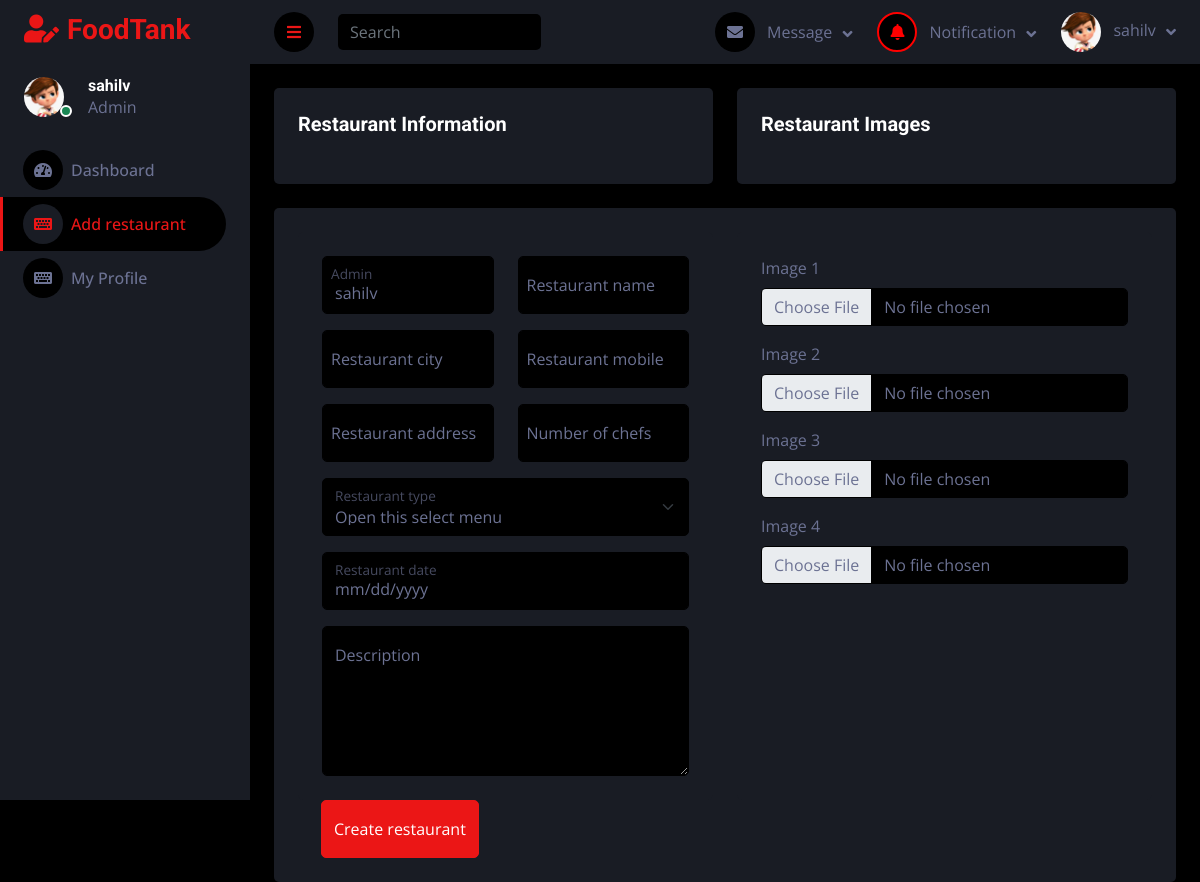
The app's page /foodprovider/addRestaurant/ (signed in) with its own data.
### user/models.py (models this page shows)
class User(AbstractUser):
    mobile = models.CharField(max_length=255, unique=False)
    user_type = models.CharField(max_length=255, choices=USER_TYPE)
    profile = models.ImageField(upload_to="profilePicture/", blank=True, null=True)

### restaurant/views.py (the view, shortened to what this page needs)
# urls.py: path("addRestaurant/", views.addRestaurant, name="addRestaurant"),
def addRestaurant(request):
    if not request.user.is_authenticated or not request.user.user_type == "Foodprovider":
        return redirect("/foodprovider/adminSignin/")
    return render(request, 'restaurant_admin/addRestaurant.html')

### restaurant/context_processors.py (called while the page is built)
def navbar_context(request):
    try:
        restaurant = Restaurant.objects.get(user=request.user)
        notification = Notification.objects.filter(restaurant=restaurant)
        return {'navbar_data': notification}
    except:
        return {'navbar_data': 1}

### templates/restaurant_admin/addRestaurant.html (shortened to what this page needs)
{% extends '../base2.html' %}
{% block content %}
<div class="container-fluid position-relative d-flex p-0">
    {% include './sidebar.html' %}
    <div class="content">
        {% include './navbar.html' %}
        <div class="container-fluid pt-4 px-4">
            <div class="row g-4">
                <div class="col-sm-12 col-xl-6">
                    <div class="bg-secondary rounded p-4">
                        <h5 class="mb-4">Restaurant Information</h5>
                    </div>
                </div>
                <div class="col-sm-12 col-xl-6">
                    <div class="bg-secondary rounded p-4">
                        <h5 class="mb-4">Restaurant Images</h5>
                    </div>
                </div>
            </div>
        </div>
        <div class="container-fluid pt-4 px-4">
            <div class="row bg-secondary rounded align-items-center justify-content-center mx-0">
                <div class="container-fluid pt-4 px-4">
                    <form method="POST" enctype="multipart/form-data">
                        <div class="row g-4">
                            <div class="col-sm-12 col-xl-6">
                                <div class="bg-secondary rounded h-100 p-4">
                                    <div class="row">
                                        <div class="form-floating mb-3 col-xl-6">
                                            <input type="text" class="form-control" name="uname" id="username"
                                                value="{{request.user}}" placeholder="admin" required>
                                            <label for="username" class="mx-2">Admin</label>
                                        </div>
                                        <div class="form-floating mb-3 col-xl-6">
                                            <input type="text" class="form-control" name="rname" id="rname"
                                                placeholder="Restaurant name" required>
                                            <label for="rname" class="mx-2">Restaurant name</label>
                                        </div>
                                    </div>
                                    <div class="row">
                                        <div class="form-floating mb-3 col-xl-6">
                                            <input type="text" class="form-control" name="rcity" id="rcity"
                                                placeholder="Restaurant city" required>
                                            <label for="city" class="mx-2">Restaurant city</label>
                                        </div>
                                        <div class="form-floating mb-3 col-xl-6">
                                            <input type="number" class="form-control" name="rmobile" id="rmobile"
                                                placeholder="Restaurant name" required>
                                            <label for="rmobile" class="mx-2">Restaurant mobile</label>
                                        </div>
                                    </div>
                                    <div class="row">
                                        <div class="form-floating mb-3 col-xl-6">
                                            <input type="text" class="form-control" name="raddress" id="raddress"
                                                placeholder="Restaurant address" required>
                                            <label for="address" class="mx-2">Restaurant address</label>
                                        </div>
                                        <div class="form-floating mb-3 col-xl-6">
                                            <input type="number" class="form-control" name="nchefs" id="nchefs"
                                                placeholder="Restaurant name" required>
                                            <label for="nchefs" class="mx-2">Number of chefs</label>
                                        </div>
                                    </div>
                                    <div class="form-floating mb-3">
                                        <select class="form-select" id="rtype" name="rtype"
                                            aria-label="Floating label select example" required>
                                            <option selected>Open this select menu</option>
                                        </select>
                                        <label for="rtype">Restaurant type</label>
                                    </div>
                                    <div class="form-floating mb-3">
                                        <input type="date" class="form-control" name="rdate" id="rdate"
                                            placeholder="Restaurant date" required>
                                        <label for="rdate">Restaurant date</label>
                                    </div>
                                    <div class="form-floating">
                                        <textarea class="form-control" placeholder="Leave a comment here" name="desc"
                                            id="desc" style="height: 150px;" required></textarea>
                                        <label for="desc">Description</label>
                                    </div>
                                </div>
                            </div>
                            <div class="col-sm-12 col-xl-6">
                                <div class="bg-secondary rounded h-100 p-4">
                                    <div class="mb-3">
                                        <label for="rimg1" class="form-label">Image 1</label>
                                        <input type="file" class="form-control bg-dark" name="rr" id="rimg1" required>
                                    </div>
                                    <div class="mb-3">
                                        <label for="rimg2" class="form-label">Image 2</label>
                                        <input type="file" class="form-control bg-dark" name="rimg2" id="rimg2" required>
                                    </div>
                                    <div class="mb-3">
                                        <label for="rimg3" class="form-label">Image 3</label>
                                        <input type="file" class="form-control bg-dark" name="rimg3" id="rimg3" required>
                                    </div>
                                    <div class="mb-3">
                                        <label for="rimg4" class="form-label">Image 4</label>
                                        <input type="file" class="form-control bg-dark" name="rimg4" id="rimg4" required>
                                    </div>
                                </div>
                            </div>
                        </div>
                        <div style="padding-left: 23px;">
                            <button type="submit" class="btn btn-primary py-3 mb-4" id="addRestaurant">Create restaurant</button>
                        </div>
                    </form>
                </div>
            </div>
        </div>
    </div>
</div>
{% endblock content %}

### templates/restaurant_admin/sidebar.html (shortened to what this page needs)
{% load static %}
<div class="sidebar pe-4 pb-3">
    <nav class="navbar bg-secondary navbar-dark">
        <a href="/foodprovider/dashboard/" class="navbar-brand mx-4 mb-3">
            <h3 class="text-primary"><i class="fa fa-user-edit me-2"></i>FoodTank</h3>
        </a>
        <div class="d-flex align-items-center ms-4 mb-4">
            <div class="position-relative">
                {% if request.user.profile %}
                    <img class="rounded-circle me-lg-2" src="{{user.profile.url}}" alt=""
                        style="width: 40px; height: 40px;">
                {% else %}
                    <img class="rounded-circle me-lg-2" src="{% static 'img2/user.jpg' %}" alt=""
                        style="width: 40px; height: 40px;">
                {% endif %}
                <div
                    class="bg-success rounded-circle border border-2 border-white position-absolute end-0 bottom-0 p-1">
                </div>
            </div>
            <div class="ms-3">
                <h6 class="mb-0">{{request.user.username}}</h6>
                <span>Admin</span>
            </div>
        </div>
        <div class="navbar-nav w-100">
            <a href="/foodprovider/dashboard/" class="nav-item nav-link" id="dashboard"><i
                    class="fa fa-tachometer-alt me-2"></i>Dashboard</a>
            <a href="/foodprovider/addRestaurant/" class="nav-item nav-link" id="addrestaurant"><i
                    class="fa fa-keyboard me-2"></i>Add restaurant</a>
            <a href="/profile/" class="nav-item nav-link" id="profile"><i class="fa fa-keyboard me-2"></i>My Profile</a>
        </div>
    </nav>
</div>

### templates/restaurant_admin/navbar.html (shortened to what this page needs)
{% load static %}
<nav class="navbar navbar-expand bg-secondary navbar-dark sticky-top px-4 py-0">
    <a href="#" class="sidebar-toggler flex-shrink-0">
        <i class="fa fa-bars"></i>
    </a>
    <form class="d-none d-md-flex ms-4">
        <input class="form-control bg-dark border-0" type="search" placeholder="Search">
    </form>
    <div class="navbar-nav align-items-center ms-auto">
        <div class="nav-item dropdown">
            <a href="#" class="nav-link dropdown-toggle" data-bs-toggle="dropdown">
                <i class="fa fa-envelope me-lg-2"></i>
                <span class="d-none d-lg-inline-flex">Message</span>
            </a>
        </div>
        <div class="nav-item dropdown">
            <a href="#" class="nav-link dropdown-toggle" data-bs-toggle="dropdown">
                {% if navbar_data %}
                    <i class="fa fa-bell me-lg-2 bell-icon" style="color: red; border: 2px solid red;"></i>
                {% else %}
                    <i class="fa fa-bell me-lg-2"></i>
                {% endif %}
                <span class="d-none d-lg-inline-flex">Notification</p></span>
            </a>
        </div>
        <div class="nav-item dropdown">
            <a href="#" class="nav-link dropdown-toggle" data-bs-toggle="dropdown">
                {% if request.user.profile %}
                    <img class="rounded-circle me-lg-2" src="{{user.profile.url}}" alt=""
                        style="width: 40px; height: 40px;">
                {% else %}
                    <img class="rounded-circle me-lg-2" src="{% static 'img2/user.jpg' %}" alt=""
                        style="width: 40px; height: 40px;">
                {% endif %}
                <span class="d-none d-lg-inline-flex">{{request.user.username}}</span>
            </a>
        </div>
    </div>
</nav>

### static/css2/style.css (style rules this page uses)
:root { --primary: #EB1616; --secondary: #191C24; --light: #6C7293; --dark: #000000; }
.btn { transition: .5s; }
.sidebar { position: fixed; top: 0; left: 0; bottom: 0; width: 250px; height: 100vh; overflow-y: auto; background: var(--secondary); transition: 0.5s; z-index: 999; }
.content { margin-left: 250px; min-height: 100vh; background: var(--dark); transition: 0.5s; }
@media (min-width: 992px) { .sidebar { margin-left: 0; } }
@media (min-width: 992px) { .content { width: calc(100% - 250px); } }
.sidebar .navbar .navbar-nav .nav-link { padding: 7px 20px; color: var(--light); font-weight: 500; border-left: 3px solid var(--secondary); border-radius: 0 30px 30px 0; outline: none; }
.sidebar .navbar .navbar-nav .nav-link:hover, .sidebar .navbar .navbar-nav .nav-link.active { color: var(--primary); background: var(--dark); border-color: var(--primary); }
.sidebar .navbar .navbar-nav .nav-link i { width: 40px; height: 40px; display: inline-flex; align-items: center; justify-content: center; background: var(--dark); border-radius: 40px; }
.sidebar .navbar .navbar-nav .nav-link:hover i, .sidebar .navbar .navbar-nav .nav-link.active i { background: var(--secondary); }
.content .navbar .navbar-nav .nav-link { margin-left: 25px; padding: 12px 0; color: var(--light); outline: none; }
.content .navbar .sidebar-toggler, .content .navbar .navbar-nav .nav-link i { width: 40px; height: 40px; display: inline-flex; align-items: center; justify-content: center; background: var(--dark); border-radius: 40px; }
.content .navbar .dropdown-toggle::after { margin-left: 6px; vertical-align: middle; border: none; content: "\f107"; font-family: "Font Awesome 5 Free"; font-weight: 900; transition: .5s; }

### templates/restaurant_admin/navbar.html (style rules this page uses)
.bell-icon { animation: colorChange 1.2s infinite; }

### records on screen
User: profile (picture), user.username "sahilv", uname "sahilv"
